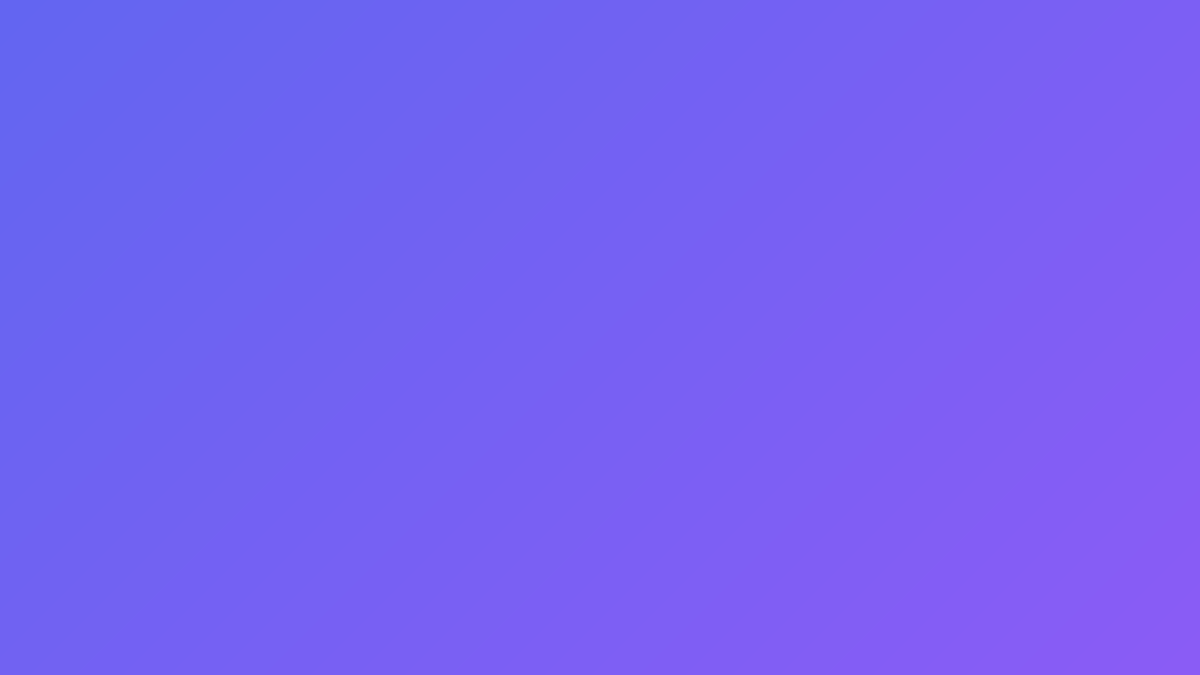
#> input picture templates/announcement.png, 1200 x 675 px; its folder holds only this picture in this run
$ python generate.py --template announcement --headline ../templates/announcement.png --filename ../templates/comparison.png
#> lines starting #> are read from the running program, lines starting #| are printed output that depends on the picture
#!/usr/bin/env python3
"""
Social media image generator for Miniloop.
Composites text onto template backgrounds for Twitter/X posts.
"""

import argparse
import os
import sys
from pathlib import Path
from PIL import Image, ImageDraw, ImageFont
import textwrap


# Configuration
IMAGE_WIDTH = 1200
IMAGE_HEIGHT = 675
MARGIN = 60
MAX_HEADLINE_WIDTH = IMAGE_WIDTH - (MARGIN * 2)

# Brand colors (placeholder - update with actual Miniloop colors)
COLORS = {
    "primary": "#6366F1",      # Indigo
    "secondary": "#8B5CF6",    # Purple
    "accent": "#EC4899",       # Pink
    "dark": "#1F2937",         # Dark gray
    "light": "#F9FAFB",        # Light gray
    "white": "#FFFFFF",
    "black": "#000000",
}

# Template-specific configurations
TEMPLATE_CONFIG = {
    "announcement": {
        "bg_colors": ["#6366F1", "#8B5CF6"],  # Gradient colors
        "text_color": "#FFFFFF",
        "headline_size": 72,
        "subheadline_size": 36,
        "align": "center",
    },
    "feature-launch": {
        "bg_colors": ["#1F2937", "#374151"],
        "text_color": "#FFFFFF",
        "headline_size": 64,
        "subheadline_size": 32,
        "align": "left",
    },
    "tip": {
        "bg_colors": ["#10B981", "#059669"],  # Green
        "text_color": "#FFFFFF",
        "headline_size": 56,
        "subheadline_size": 28,
        "align": "center",
    },
    "listicle": {
        "bg_colors": ["#3B82F6", "#1D4ED8"],  # Blue
        "text_color": "#FFFFFF",
        "headline_size": 60,
        "subheadline_size": 30,
        "align": "left",
    },
    "comparison": {
        "bg_colors": ["#F59E0B", "#D97706"],  # Amber
        "text_color": "#FFFFFF",
        "headline_size": 56,
        "subheadline_size": 28,
        "align": "center",
    },
}


def get_font(size: int, bold: bool = False) -> ImageFont.FreeTypeFont:
    """Load font with fallback to default."""
    font_dir = Path(__file__).parent.parent / "fonts"

    # Try custom fonts first
    font_names = [
        "Inter-Bold.ttf" if bold else "Inter-Regular.ttf",
        "Inter-Bold.otf" if bold else "Inter-Regular.otf",
    ]

    for font_name in font_names:
        font_path = font_dir / font_name
        if font_path.exists():
            return ImageFont.truetype(str(font_path), size)

    # Fallback to system fonts
    system_fonts = [
        "/usr/share/fonts/truetype/dejavu/DejaVuSans-Bold.ttf" if bold else "/usr/share/fonts/truetype/dejavu/DejaVuSans.ttf",
        "/System/Library/Fonts/Helvetica.ttc",
        "/usr/share/fonts/truetype/liberation/LiberationSans-Bold.ttf" if bold else "/usr/share/fonts/truetype/liberation/LiberationSans-Regular.ttf",
    ]

    for font_path in system_fonts:
        if os.path.exists(font_path):
            try:
                return ImageFont.truetype(font_path, size)
            except:
                continue

    # Ultimate fallback
    return ImageFont.load_default()


def create_gradient(width: int, height: int, color1: str, color2: str) -> Image.Image:
    """Create a vertical gradient background."""
    img = Image.new("RGB", (width, height))

    # Convert hex to RGB
    c1 = tuple(int(color1.lstrip("#")[i:i+2], 16) for i in (0, 2, 4))
    c2 = tuple(int(color2.lstrip("#")[i:i+2], 16) for i in (0, 2, 4))

    for y in range(height):
        ratio = y / height
        r = int(c1[0] * (1 - ratio) + c2[0] * ratio)
        g = int(c1[1] * (1 - ratio) + c2[1] * ratio)
        b = int(c1[2] * (1 - ratio) + c2[2] * ratio)

        for x in range(width):
            img.putpixel((x, y), (r, g, b))

    return img


def wrap_text(text: str, font: ImageFont.FreeTypeFont, max_width: int) -> list[str]:
    """Wrap text to fit within max_width."""
    words = text.split()
    lines = []
    current_line = []

    for word in words:
        test_line = " ".join(current_line + [word])
        bbox = font.getbbox(test_line)
        width = bbox[2] - bbox[0]

        if width <= max_width:
            current_line.append(word)
        else:
            if current_line:
                lines.append(" ".join(current_line))
            current_line = [word]

    if current_line:
        lines.append(" ".join(current_line))

    return lines


def auto_scale_font(text: str, max_size: int, min_size: int, max_width: int, bold: bool = False) -> tuple[ImageFont.FreeTypeFont, list[str]]:
    """Find the largest font size that fits the text within max_width."""
    for size in range(max_size, min_size - 1, -2):
        font = get_font(size, bold)
        lines = wrap_text(text, font, max_width)

        # Check if any line is too wide
        all_fit = True
        for line in lines:
            bbox = font.getbbox(line)
            if bbox[2] - bbox[0] > max_width:
                all_fit = False
                break

        if all_fit and len(lines) <= 4:  # Max 4 lines
            return font, lines

    # Return minimum size
    font = get_font(min_size, bold)
    return font, wrap_text(text, font, max_width)


def load_template_background(template_name: str) -> Image.Image:
    """Load template background or create gradient fallback."""
#> called with template_name = 'announcement'
    template_dir = Path(__file__).parent.parent / "templates"
    template_path = template_dir / f"{template_name}.png"

    if template_path.exists():
        img = Image.open(template_path)
#> img is the input picture: PIL image 1200x675 RGB; mean R, G, B 118.5, 96.5, 243
        return img.resize((IMAGE_WIDTH, IMAGE_HEIGHT), Image.Resampling.LANCZOS)

    # Create gradient fallback
    config = TEMPLATE_CONFIG.get(template_name, TEMPLATE_CONFIG["announcement"])
    return create_gradient(IMAGE_WIDTH, IMAGE_HEIGHT, config["bg_colors"][0], config["bg_colors"][1])


def add_logo(img: Image.Image) -> Image.Image:
    """Add logo watermark if available."""
    logo_path = Path(__file__).parent.parent / "assets" / "logo.png"

    if not logo_path.exists():
        return img

    logo = Image.open(logo_path).convert("RGBA")

    # Resize logo to reasonable size
    logo_height = 40
    aspect = logo.width / logo.height
    logo_width = int(logo_height * aspect)
    logo = logo.resize((logo_width, logo_height), Image.Resampling.LANCZOS)

    # Position in bottom right
    x = IMAGE_WIDTH - logo_width - MARGIN
    y = IMAGE_HEIGHT - logo_height - 30

    # Paste with transparency
    if img.mode != "RGBA":
        img = img.convert("RGBA")
    img.paste(logo, (x, y), logo)

    return img


def generate_image(
    template: str,
    headline: str,
    subheadline: str = "",
    filename: str = "output.png",
) -> str:
    """Generate social media image with text overlay."""

    config = TEMPLATE_CONFIG.get(template, TEMPLATE_CONFIG["announcement"])

    # Load or create background
    img = load_template_background(template)
    if img.mode != "RGBA":
        img = img.convert("RGBA")
#> img: PIL image 1200x675 RGBA

    draw = ImageDraw.Draw(img)

    # Auto-scale headline
    headline_font, headline_lines = auto_scale_font(
        headline,
        max_size=config["headline_size"],
        min_size=36,
        max_width=MAX_HEADLINE_WIDTH,
        bold=True
    )

    # Calculate text positioning
    line_height = headline_font.size + 10
    total_headline_height = len(headline_lines) * line_height

    # Calculate subheadline if present
    subheadline_lines = []
    subheadline_font = None
    total_subheadline_height = 0

    if subheadline:
        subheadline_font, subheadline_lines = auto_scale_font(
            subheadline,
            max_size=config["subheadline_size"],
            min_size=20,
            max_width=MAX_HEADLINE_WIDTH,
            bold=False
        )
        sub_line_height = subheadline_font.size + 8
        total_subheadline_height = len(subheadline_lines) * sub_line_height + 20  # +20 for gap

    # Total content height
    total_height = total_headline_height + total_subheadline_height

    # Start Y position (vertically centered)
    start_y = (IMAGE_HEIGHT - total_height) // 2

    # Draw headline
    text_color = config["text_color"]
    y = start_y

    for line in headline_lines:
        bbox = headline_font.getbbox(line)
        text_width = bbox[2] - bbox[0]

        if config["align"] == "center":
            x = (IMAGE_WIDTH - text_width) // 2
        else:  # left
            x = MARGIN

        # Draw shadow for better readability
        draw.text((x + 2, y + 2), line, font=headline_font, fill="#00000066")
        draw.text((x, y), line, font=headline_font, fill=text_color)

        y += line_height
#> after the loop, y = 371

    # Draw subheadline
    if subheadline and subheadline_font:
        y += 20  # Gap between headline and subheadline
        sub_line_height = subheadline_font.size + 8

        for line in subheadline_lines:
            bbox = subheadline_font.getbbox(line)
            text_width = bbox[2] - bbox[0]

            if config["align"] == "center":
                x = (IMAGE_WIDTH - text_width) // 2
            else:
                x = MARGIN

            draw.text((x + 1, y + 1), line, font=subheadline_font, fill="#00000044")
            draw.text((x, y), line, font=subheadline_font, fill=text_color)

            y += sub_line_height

    # Add logo
    img = add_logo(img)
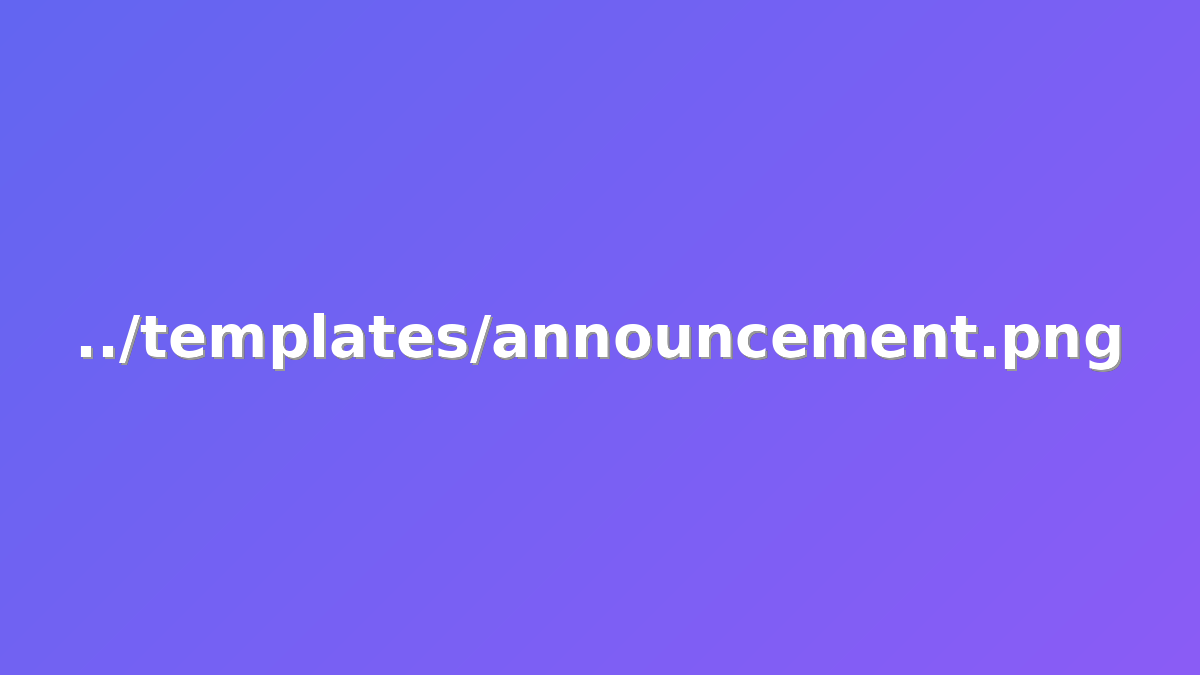
#> img: PIL image 1200x675 RGBA; mean R, G, B, A 121, 99.7, 242, 254.2; transparent parts drawn white

    # Convert back to RGB for PNG saving
    if img.mode == "RGBA":
        background = Image.new("RGB", img.size, (255, 255, 255))
#> background: PIL image 1200x675 RGB; every value is 255
        background.paste(img, mask=img.split()[3] if len(img.split()) > 3 else None)
        img = background

    # Save output
    output_dir = Path(__file__).parent.parent / "output"
    output_dir.mkdir(exist_ok=True)
    output_path = output_dir / filename

    # Optimize for web
    img.save(output_path, "PNG", optimize=True)

    # Check file size
    file_size = output_path.stat().st_size
    print(f"Generated: {output_path}")
    print(f"File size: {file_size / 1024:.1f} KB")

    if file_size > 1_000_000:  # Over 1MB
        print("Warning: File size exceeds 1MB, consider reducing quality")

    return str(output_path)


def main():
    parser = argparse.ArgumentParser(description="Generate social media images")
    parser.add_argument("--template", required=True,
                        choices=["announcement", "feature-launch", "tip", "listicle", "comparison"],
                        help="Template name")
    parser.add_argument("--headline", required=True, help="Main headline text")
    parser.add_argument("--subheadline", default="", help="Subheadline or supporting text")
    parser.add_argument("--filename", required=True, help="Output filename")

    args = parser.parse_args()

    output_path = generate_image(
        template=args.template,
        headline=args.headline,
        subheadline=args.subheadline,
        filename=args.filename,
    )

    print(f"::set-output name=image_path::{output_path}")

    # Also set as environment file for newer GitHub Actions
    github_output = os.environ.get("GITHUB_OUTPUT")
    if github_output:
        with open(github_output, "a") as f:
            f.write(f"image_path={output_path}\n")


if __name__ == "__main__":
    main()
